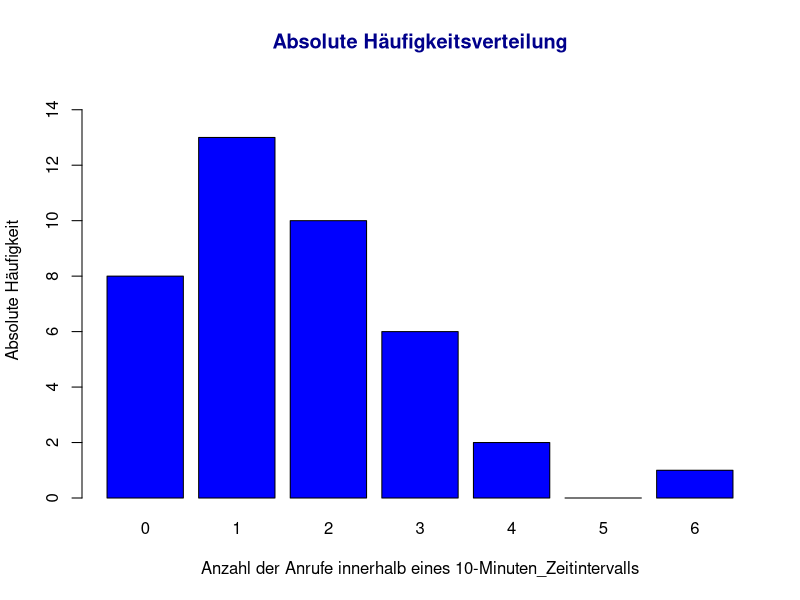
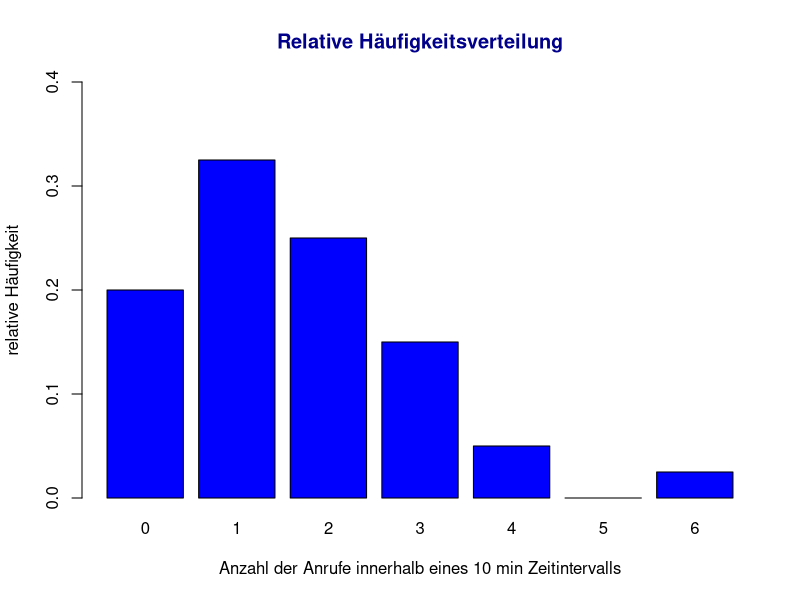
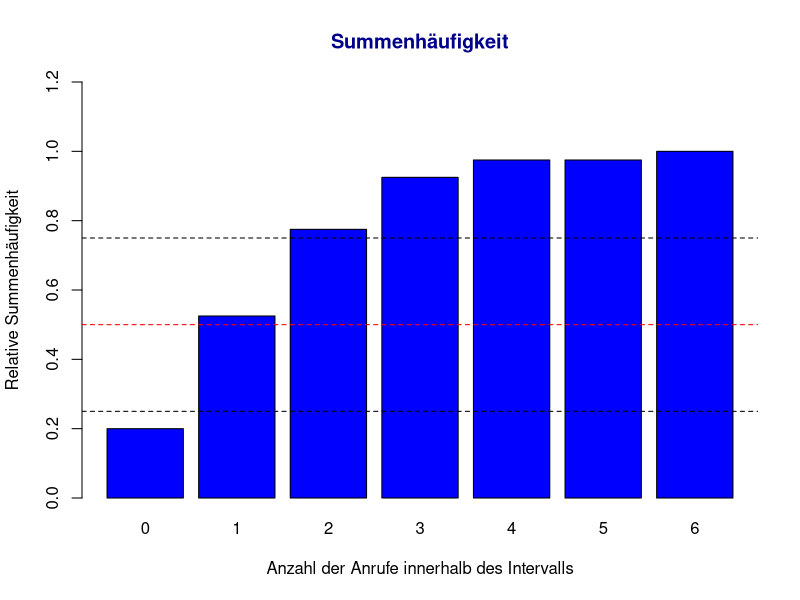
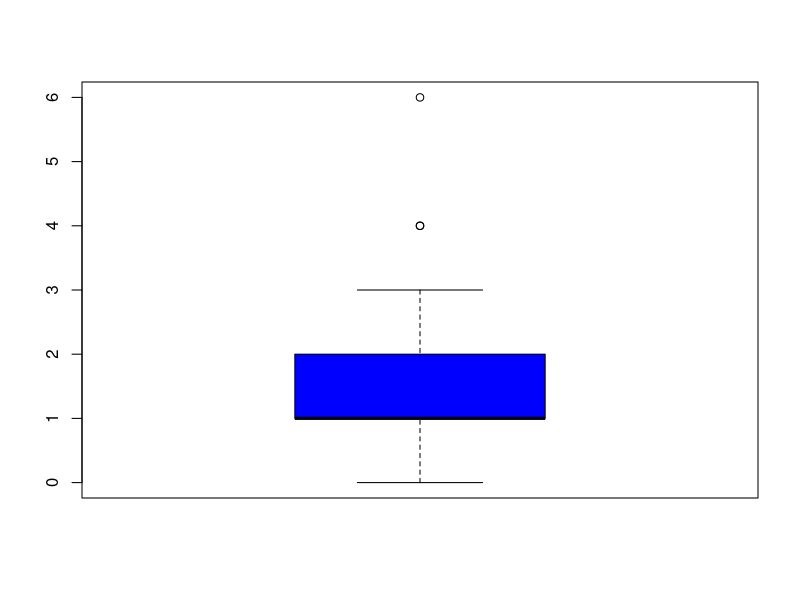
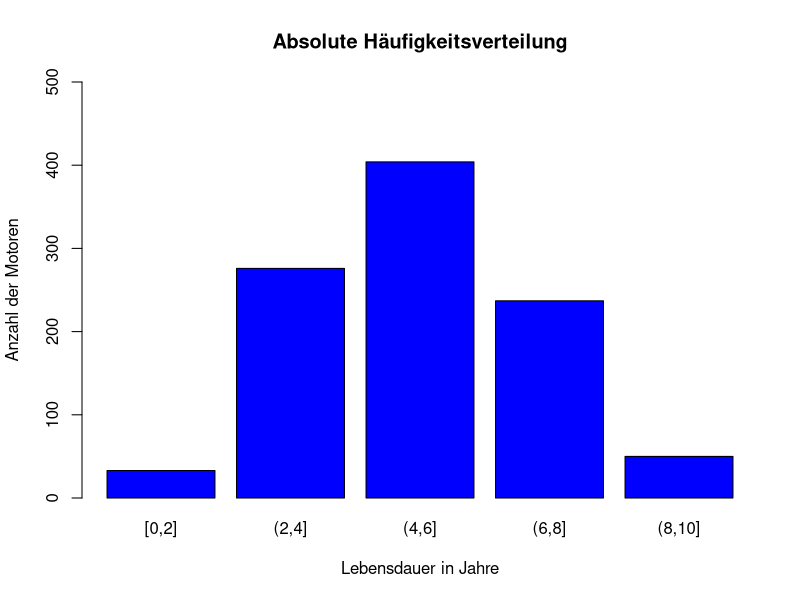
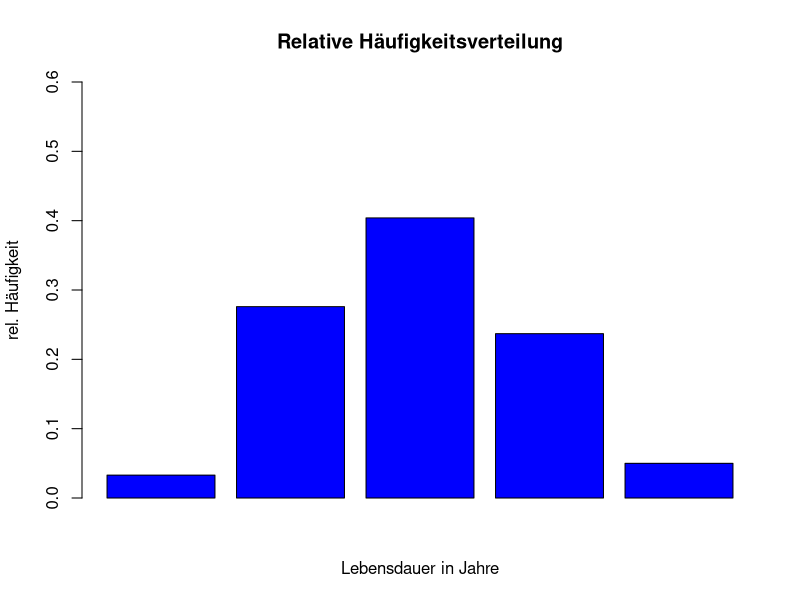
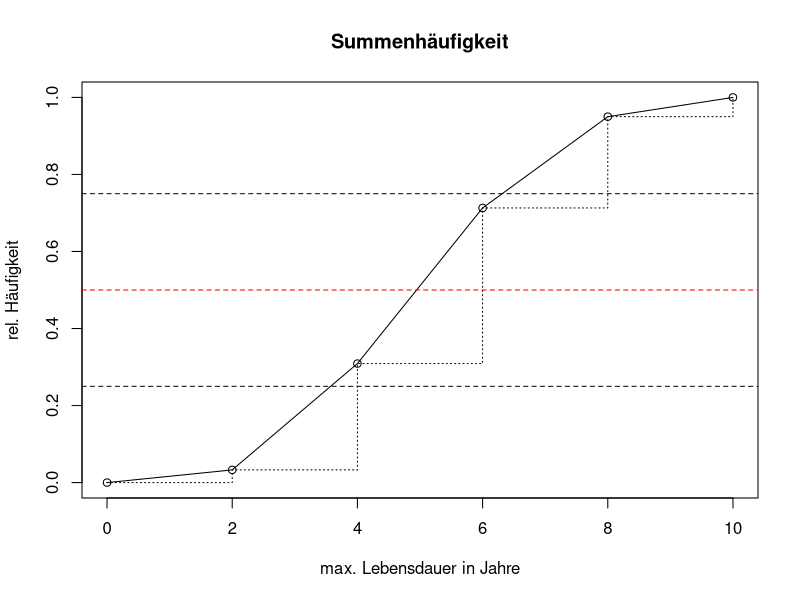
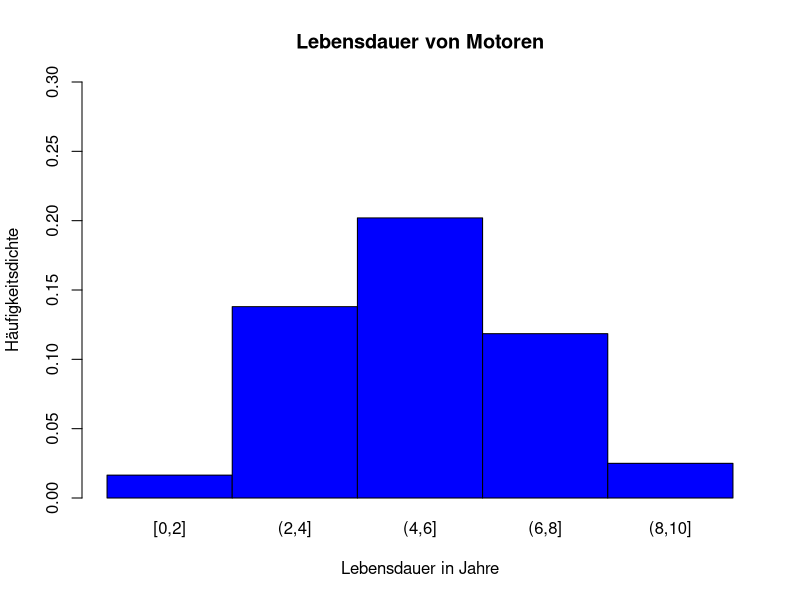

Generate these figures, in order, with R:
## ---- chunk 1
Liste.vec <- c(0, 0, 1, 3, 4, 1, 2, 2, 1, 1, 1, 2, 3, 0, 2, 0, 1, 3, 1, 2, 2, 0, 1, 1, 6, 1, 0, 2, 3, 1, 1, 4, 2, 3, 2, 0, 3, 0, 1, 2)
Liste.vec
## ---- chunk 2
table(Liste.vec)
## ---- chunk 3
barplot(table(factor(Liste.vec,levels=c(0,1,2,3,4,5,6))), ylim = c(0,15), xlab = "Anzahl der Anrufe innerhalb eines 10-Minuten_Zeitintervalls", ylab = "Absolute Häufigkeit", main = "Absolute Häufigkeitsverteilung", col.main = "darkblue", col = "blue")
## ---- chunk 4
table(Liste.vec)/length(Liste.vec)
## ---- chunk 5
barplot(table(factor(Liste.vec,levels=c(0,1,2,3,4,5,6)))/sum(table(Liste.vec)), ylim = c(0,0.4), xlab = "Anzahl der Anrufe innerhalb eines 10 min Zeitintervalls",ylab = "relative Häufigkeit", main = "Relative Häufigkeitsverteilung", col.main = "darkblue", col = "blue")
## ---- chunk 6
cumsum(table(Liste.vec))
## ---- chunk 7
barplot(cumsum(table(factor(Liste.vec,levels = c(0,1,2,3,4,5,6))))/sum(table(Liste.vec)), ylim = c(0,1.2), xlab = "Anzahl der Anrufe innerhalb des Intervalls", ylab = "Relative Summenhäufigkeit", main = "Summenhäufigkeit", col.main = "darkblue", col = "blue")
abline(0.25, 0, lty = "dashed")
abline(0.5, 0, lty = "dashed", col = "red")
abline(0.75, 0, lty = "dashed")
## ---- chunk 8
getmode <- function(Liste.vec) {
   uniqv <- unique(Liste.vec)
   uniqv[which.max(tabulate(match(Liste.vec, uniqv)))]
}
mode <- getmode(Liste.vec)
mode
## ---- chunk 9
median(Liste.vec)
## ---- chunk 10
mean(Liste.vec)
## ---- chunk 11
Minimum <- min(Liste.vec)
Minimum

## ---- chunk 12
Maximum <- max(Liste.vec)
Maximum
## ---- chunk 13
Spannweite <- range(Liste.vec)
Spannweite
## ---- chunk 14
quantile(Liste.vec)
## ---- chunk 15
mean(abs(Liste.vec-mean(Liste.vec)))
## ---- chunk 16
sd(Liste.vec)
## ---- chunk 17
boxplot(Liste.vec, col = "blue")
## ---- chunk 18
Klassen.vec <- c("[0,2]", "(2,4]", "(4,6]", "(6,8]", "(8,10]")
Anzahl.vec <- c(33,276,404,237,50)

Klassen.vec; Anzahl.vec
## ---- chunk 19
Lebensdauer.df <- data.frame(Lebensdauer=Klassen.vec, Anzahl_Motoren=Anzahl.vec)

Lebensdauer.df
## ---- chunk 20
Lebensdauer.df <- data.frame(Lebensdauer=Lebensdauer.df$Lebensdauer, Klassenmitte=c(1,3,5,7,9), Klassenbreite=rep(2,5), Anzahl_Motoren=Lebensdauer.df$Anzahl_Motoren)

Lebensdauer.df
## ---- chunk 21
RelHfgk.vec <- Lebensdauer.df$Anzahl_Motoren / sum(Lebensdauer.df$Anzahl_Motoren)

SumHfgk.vec <- cumsum(RelHfgk.vec)

Lebensdauer.df <- data.frame(Lebensdauer.df, RelHfgk.vec, SumHfgk.vec)

Lebensdauer.df
## ---- chunk 22
HfgkDichte.vec <- Lebensdauer.df$RelHfgk.vec / Lebensdauer.df$Klassenbreite
  
Lebensdauer.df <- data.frame(Lebensdauer.df, Dichte=HfgkDichte.vec)

Lebensdauer.df
## ---- chunk 23
barplot(Lebensdauer.df$Anzahl_Motoren, names=Lebensdauer.df$Lebensdauer, col = "blue", xlab = "Lebensdauer in Jahre", ylab = "Anzahl der Motoren", main = "Absolute Häufigkeitsverteilung", ylim = c(0,500))
## ---- chunk 24
barplot(Lebensdauer.df$Anzahl_Motoren / sum(Lebensdauer.df$Anzahl_Motoren), ylim = c(0,0.6), xlab = "Lebensdauer in Jahre", ylab = "rel. Häufigkeit", col = "blue", main = "Relative Häufigkeitsverteilung")
## ---- chunk 25
X.vec <- c(0,2,4,6,8,10)
Y.vec <- c(0, Lebensdauer.df$SumHfgk.vec)
plot(X.vec, Y.vec, type = "l", lty = 1, main = "Summenhäufigkeit", xlab = "max. Lebensdauer in Jahre", ylab = "rel. Häufigkeit")
points(X.vec, Y.vec)
lines(X.vec, Y.vec, type = "s", lty = 3)
abline(0.25, 0, lty = "dashed")
abline(0.5, 0, lty = "dashed", col = "red")
abline(0.75, 0, lty = "dashed")
## ---- chunk 26
LangeLebensdauer.vec <- Lebensdauer.df$Anzahl_Motoren[4] + Lebensdauer.df$Anzahl_Motoren[5]

LangeLebensdauer.vec
## ---- chunk 27
barplot(Lebensdauer.df$Dichte, names=Lebensdauer.df$Lebensdauer, main = "Lebensdauer von Motoren", xlab = "Lebensdauer in Jahre", ylab = "Häufigkeitsdichte", ylim = c(0,0.3), space = 0, col = "blue")
## ---- chunk 28
Lebensdauer.vec <- c(rep(1,33), rep(3,276), rep(5,404), rep(7,237), rep(9,50))
## ---- chunk 29
getmode <- function(Lebensdauer.vec) {
   uniqv <- unique(Lebensdauer.vec)
   uniqv[which.max(tabulate(match(Lebensdauer.vec, uniqv)))]
}
getmode(Lebensdauer.vec)
## ---- chunk 30
median(Lebensdauer.vec)
## ---- chunk 31
Mittelwert <- sum(Lebensdauer.df$RelHfgk.vec * Lebensdauer.df$Klassenmitte)

Mittelwert
## ---- chunk 32
min(Lebensdauer.vec)
## ---- chunk 33
max(Lebensdauer.vec)
## ---- chunk 34
range(Lebensdauer.vec)
## ---- chunk 35
quantile(Lebensdauer.vec)
## ---- chunk 36
sd(Lebensdauer.vec)
## ---- chunk 37
mean(abs(Lebensdauer.vec-mean(Lebensdauer.vec)))
## ---- chunk 38
AnzahlTage.vec <- c(16,48,27,9)
AnzahlEinsätze.vec <- c("[0,10]", "(10,20]", "(20,30]", "(30,80]")
Service.df <- data.frame(Einsätze = AnzahlEinsätze.vec, Tage = AnzahlTage.vec)

Service.df
## ---- chunk 39
RelHfk.vec <- Service.df$Tage / sum(Service.df$Tage)
SumHfk.vec <- cumsum(RelHfk.vec)

Service.df <- data.frame(Service.df, relHfk = RelHfk.vec, sumHfk = SumHfk.vec)

Service.df
## ---- chunk 40
Service.df <- data.frame(Service.df, Klassenbreite=c(10,10,10,50), Klassenmitte=c(5,15,25,55))
Service.df
## ---- chunk 41
HfkDichte.vec <- Service.df$relHfk / Service.df$Klassenbreite

Service.df <- data.frame(Service.df, Dichte=HfkDichte.vec)

Service.df
## ---- chunk 42
barplot(Service.df$Dichte, names=Service.df$Einsätze, col = "blue", main = "Häufigkeitsverteilung", xlab = "Anzahl Einsätze pro Tage", ylab = "Häufigkeitsdichte", space = 0, ylim = c(0,0.06))
## ---- chunk 43
Service.vec <- c(rep(5,16), rep(15,48), rep(25,27), rep(55,9))
X2a4.vec <- c(0,10,20,30,80)
hist(Service.vec, X2a4.vec, main = "Häufigkeitsverteilung (andere Darstellung)", xlab = "Anzahl Einsätze pro Tag", ylab = "Häufigkeitsdichte", col = "blue")
barplot(Service.df$Dichte, names=Service.df$Einsätze, col = "blue", main = "Häufigkeitsverteilung", xlab = "Anzahl Einsätze pro Tage", ylab = "Häufigkeitsdichte", space = 0, ylim = c(0,0.06))
## ---- chunk 44
Xa4.vec <- c(0,10,20,30,80)
Ya4.vec <- c(0, Service.df$sumHfk)
plot(Xa4.vec, Ya4.vec, main = "Summenhäufigkeit", xlab = "Anzahl Anrufe pro Tag", ylab = "rel. Häufigkeit", type = "l", lty = 1)
points(Xa4.vec, Ya4.vec)
lines(Xa4.vec, Ya4.vec, type = "s", lty = 3)
abline(0.25, 0, lty = "dashed")
abline(0.75, 0, lty = "dashed")
abline(0.5, 0, lty = "dashed", col = "red")
## ---- chunk 45
Stress.vec <- Service.df$relHfk[3] + Service.df$relHfk[4]
## ---- chunk 46
getmode <- function(Service.vec) {
   uniqv <- unique(Service.vec)
   uniqv[which.max(tabulate(match(Service.vec, uniqv)))]
}
getmode(Service.vec)
## ---- chunk 47
median(Service.vec)
## ---- chunk 48
Mittelwert <- sum(Service.df$RelHfgk.vec * Service.df$Klassenmitte)

Mittelwert
## ---- chunk 49
min(Service.vec)
## ---- chunk 50
max(Service.vec)
## ---- chunk 51
range(Service.vec)
## ---- chunk 52
quantile(Service.vec)
## ---- chunk 53
sd(Service.vec)
## ---- chunk 54
mean(abs(Service.vec-mean(Service.vec)))
## ---- chunk 55
Fehlerquote.df <- read.csv("Fehlerquote.csv", sep = ";", dec = ",", header = TRUE)
## ---- chunk 56
Fehlerquote.vec <- table(Fehlerquote.df$fehlerhaft)/length(Fehlerquote.df$fehlerhaft)
# Spalte 1 - Zustand 0/1:
Zustand.vec <- c("fehlerfrei - 0","fehlerhaft - 1")
# Spalte 2 - rel. Häufigkeit
Fehlerhaft.vec <- sum(Fehlerquote.df$fehlerhaft)/length(Fehlerquote.df$Nr.)
RelHfkFehlerquote.vec <- c((1-Fehlerhaft.vec),Fehlerhaft.vec)

HfgTabelle.df <- data.frame(Zustand = Zustand.vec, rel.Häufigkeit = RelHfkFehlerquote.vec)
HfgTabelle.df
## ---- chunk 57
barplot(Fehlerquote.vec, main = "Häufigkeitsverteilung", xlab = "Fehler (0 = kein Fehler, 1 = Fehler)", ylab = "rel. Häufigkeit", ylim = c(0,1.2), col = "blue")
## ---- chunk 58
sd(Fehlerquote.df$fehlerhaft)
## ---- chunk 59

## ---- chunk 60
Verteilungsvergleich.df <- read.csv("Verteilungsvergleich.csv", sep = ";", dec = ",", header = TRUE)
## ---- chunk 61
Würfel.df <- data.frame(Augenzahl = (1:6), abs.Häufigkeit = tabulate(Verteilungsvergleich.df$Wuerfel), rel.Häufigkeit = tabulate(Verteilungsvergleich.df$Wuerfel)/length(Verteilungsvergleich.df$Wuerfel))

Würfel.df <- data.frame(Würfel.df, Summenhfk. = cumsum(Würfel.df$rel.Häufigkeit))
Würfel.df
## ---- chunk 62
barplot(Würfel.df$abs.Häufigkeit, names = Würfel.df$Augenzahl, ylim = c(0,10), main = "Absolute Häufigkeitsverteilung Würfel", xlab = "Augenzahl", ylab = "abs. Häufigkeit", col = "blue")
## ---- chunk 63
barplot(Würfel.df$rel.Häufigkeit, names = Würfel.df$Augenzahl, col = "blue", main = "Relative Häufigkeitsverteilung Würfeln", xlab = "Augenzahl", ylab = "rel. Häufigkeit", ylim = c(0,0.25))
## ---- chunk 64
plot(Würfel.df$Augenzahl, Würfel.df$Summenhfk., main = "Summenhäufigkeit", xlab = "Augenzahl", ylab = "rel. Häufigkeit", type = "l", lty = 1)
points(Würfel.df$Augenzahl, Würfel.df$Summenhfk.)
lines(Würfel.df$Augenzahl, Würfel.df$Summenhfk., type = "s", lty = 3)
abline(0.25, 0, lty = "dashed")
abline(0.75, 0, lty = "dashed")
abline(0.5, 0, lty = "dashed", col = "red")
## ---- chunk 65
Zeit.vec <- c(0,3,6,9,12,15,18)
Zeitintervalle.vec <- c("[0,3]", "(3,6]", "(6,9]", "(9,12]", "(12,15]", "(15,18]")
Klasse.vec <- tabulate(cut(Verteilungsvergleich.df$Wartezeit_min, breaks = Zeit.vec))
Wartezeit.df <- data.frame(Zeit = Zeitintervalle.vec, Klassenbreite = rep(3,6), Klassenmitte = c(1.5,4.5,7.5,10.5,13.5,16.5), abs.Häufigkeit = Klasse.vec, rel.Häufigkeit = Klasse.vec/length(Verteilungsvergleich.df$Wartezeit_min))

Wartezeit.df <- data.frame(Wartezeit.df, Summenhfk. = cumsum(Wartezeit.df$rel.Häufigkeit), Dichte = Wartezeit.df$rel.Häufigkeit/Wartezeit.df$Klassenbreite)
Wartezeit.df
## ---- chunk 66
barplot(Wartezeit.df$abs.Häufigkeit, names = Wartezeit.df$Zeit, main = "Absolute Häufigkeitsverteilung Wartezeit", xlab = "Wartezeit in min", ylab = "abs. Häufigkeit", col = "blue", ylim = c(0,25))
## ---- chunk 67
barplot(Wartezeit.df$Dichte, names = Wartezeit.df$Zeit, main = "Histogramm Wartezeit", xlab = "Wartezeit in min", ylab = "Häufigkeitsdichte", space = 0, col = "blue", ylim = c(0,0.2))
## ---- chunk 68
plot(c(0,3,6,9,12,15,18), c(0,Wartezeit.df$Summenhfk.), main = "Summenhäufigkeit Wartezeit", xlab = "Wartezeit in min", ylab = "rel. Häufigkeit", type = "l", lty = 1)
points(c(0,3,6,9,12,15,18), c(0,Wartezeit.df$Summenhfk.))
lines(c(0,3,6,9,12,15,18), c(0,Wartezeit.df$Summenhfk.), type = "s", lty = 3)
abline(0.25, 0, lty = "dashed")
abline(0.75, 0, lty = "dashed")
abline(0.5, 0, lty = "dashed", col = "red")
## ---- chunk 69
Dauer.vec <- c(0,2,4,6,8,10,12,14,16)
Dauer_Intervall.vec <- c("[0,2]", "(2,4]", "(4,6]", "(6,8]", "(8,10]", "(10,12]", "(12,14]", "(14,16]")
Dauer_Klasse.vec <- tabulate(cut(Verteilungsvergleich.df$Telgesprae_min, breaks = Dauer.vec))
Gesprächsdauer.df <- data.frame(Gesprächsdauer = Dauer_Intervall.vec, Klassenbreite = rep(2,8), Klassenmitte = c(1,3,5,7,9,11,13,15), abs.Häufigkeit = Dauer_Klasse.vec, rel.Häufigkeit = Dauer_Klasse.vec/length(Verteilungsvergleich.df$Telgesprae_min))

Gesprächsdauer.df <- data.frame(Gesprächsdauer.df, Summenhfk. = cumsum(Gesprächsdauer.df$rel.Häufigkeit), Dichte = Gesprächsdauer.df$rel.Häufigkeit/Gesprächsdauer.df$Klassenbreite)

Gesprächsdauer.df
## ---- chunk 70
barplot(Gesprächsdauer.df$abs.Häufigkeit, names = Gesprächsdauer.df$Gesprächsdauer, ylim = c(0,35), col = "blue", main = "Absolute Häufigkeit Dauer Telefongespräche", ylab = "abs. Häufigkeit", xlab = "Gesprächsdauer in min")
## ---- chunk 71
barplot(Gesprächsdauer.df$Dichte, names = Gesprächsdauer.df$Gesprächsdauer, ylim = c(0,0.5), col = "blue", main = "Histogram Dauer Telefongespräch", ylab = "Häufigkeitsdichte", xlab = "Gesprächsdauer in min", space = 0)
## ---- chunk 72
plot(c(0,2,4,6,8,10,12,14,16), c(0,Gesprächsdauer.df$Summenhfk.), main =  "Summenhäufigkeit Telefongespräch", xlab = "Gesprächsdauer in min", ylab = "rel. Häufigkeit", type = "l", lty = 1)
points(c(0,2,4,6,8,10,12,14,16), c(0,Gesprächsdauer.df$Summenhfk.))
lines(c(0,2,4,6,8,10,12,14,16), c(0,Gesprächsdauer.df$Summenhfk.), type = "s", lty = 3)
abline(0.25, 0, lty = "dashed")
abline(0.75, 0, lty = "dashed")
abline(0.5, 0, lty = "dashed", col = "red")
## ---- chunk 73
Länge.vec <- c(3.3,3.4,3.5,3.6,3.7,3.8)
Länge_Intervall.vec <- c("[3.3,3.4]", "(3.4,3.5]", "(3.5,3.6]", "(3.6,3.7]", "(3.7,3.8]")
Länge_Klasse.vec <- tabulate(cut(Verteilungsvergleich.df$Stiftlaenge_cm, breaks = Länge.vec))

Stiftlänge.df <- data.frame(Länge = Länge_Intervall.vec, Klassenmitte = c(3.35,3.45,3.55,3.65,3.75), Klassenbreite = rep(0.1,5), abs.Häufigkeit = Länge_Klasse.vec, rel.Häufigkeit = Länge_Klasse.vec/length(Verteilungsvergleich.df$Stiftlaenge_cm))

Stiftlänge.df <- data.frame(Stiftlänge.df, Summenhfk. = cumsum(Stiftlänge.df$rel.Häufigkeit), Dichte = Stiftlänge.df$rel.Häufigkeit/Stiftlänge.df$Klassenbreite)

Stiftlänge.df
## ---- chunk 74
barplot(Stiftlänge.df$abs.Häufigkeit, names = Länge_Intervall.vec, main = "Absolute Häufigkeit Stiftlänge", ylab = "abs. Häufigkeit", ylim = c(0,20), xlab = "Stiftlänge in cm", col = "blue")
## ---- chunk 75
barplot(Stiftlänge.df$Dichte, names = Länge_Intervall.vec, main = "Histogramm Stiftlänge", col = "blue", space = 0, xlab = "Stiftlänge in cm", ylab = "rel.Häufigkeit", ylim = c(0,4))
## ---- chunk 76
plot(c(3.3,3.4,3.5,3.6,3.7,3.8), c(0,Stiftlänge.df$Summenhfk.), main = "Summenhäufigkeit Stiftlänge", xlab = "Stiftlänge in cm", ylab = "rel. Häufigkeit", type = "l", lty = 1)

points(c(3.3,3.4,3.5,3.6,3.7,3.8), c(0,Stiftlänge.df$Summenhfk.))
lines(c(3.3,3.4,3.5,3.6,3.7,3.8), c(0,Stiftlänge.df$Summenhfk.), type = "s", lty = 3)
abline(0.25, 0, lty = "dashed")
abline(0.75, 0, lty = "dashed")
abline(0.5, 0, lty = "dashed", col = "red")
